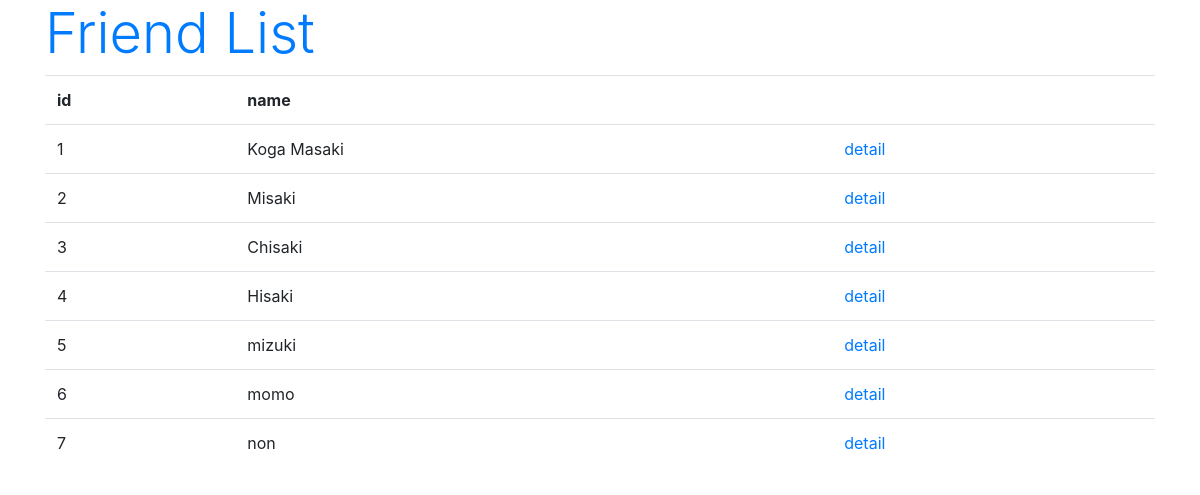
Page /hello/list on the committed database.
### hello/models.py (models this page shows, shortened)
class Friend(models.Model):
    name= models.CharField(max_length=100, \
        validators=[MinLengthValidator(5),\
            RegexValidator(r'^[a-z*$')])
    mail= models.EmailField(max_length=200,\
        validators=[EmailValidator()])
    gender=models.BooleanField()
    age=models.IntegerField(validators=[ \
        MinValueValidator(0),\
            MaxValueValidator(150),\
                number_only])#★
    birthday=models.DateField()

### hello/views.py (the view)
# urls.py: path('list',FriendList.as_view()),
class FriendList(ListView):
    model= Friend

### hello/templates/hello/friend_list.html (shortened to what this page needs)
{% load static %}
<!DOCTYPE html>
<html lang="ja">
<head>
    <link rel="stylesheet" href="https://stackpath.bootstrapcdn.com/bootstrap/4.3.1/css/bootstrap.min.css">
</head>
<body class='container'>
    <h1 class='display-4 text-primary'>Friend List</h1>
       <table class='table'>
        <tr>
            <th>id</th>
            <th>name</th>
            <th></th>
        </tr>
        {% for item in object_list %}
        <tr>
            <td> {{ item.id }} </td>
            <td> {{ item.name }} </td>
            <td><a href="/hello/detail/{{item.id}}">detail</a> </td>
        </tr>
        {% endfor%}
    </table>
</body>
</html>

### rows in the picture
Friend: id "1", name "Koga Masaki"
Friend: id "2", name "Misaki"
Friend: id "3", name "Chisaki"
Friend: id "4", name "Hisaki"
Friend: id "5", name "mizuki"
Friend: id "6", name "momo"
Friend: id "7", name "non"
